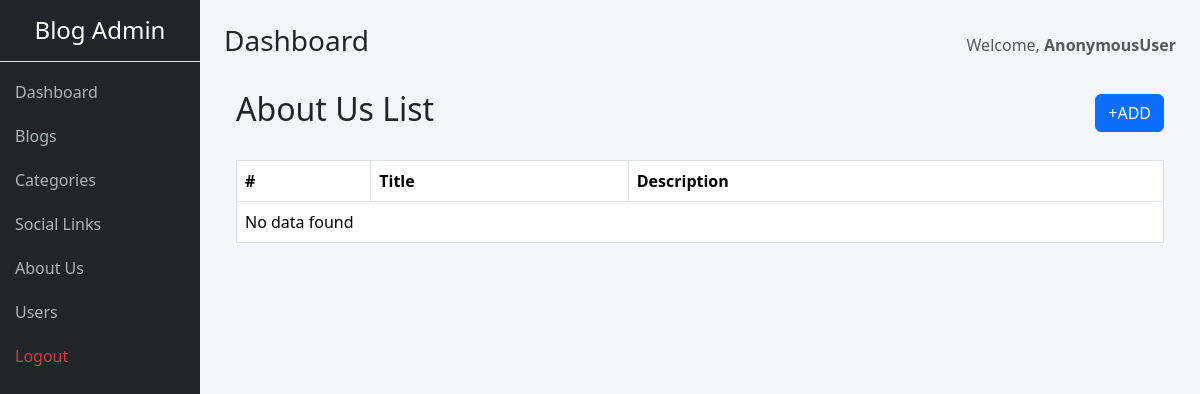
/dashboard/about/, run on an earlier commit of the app's database.
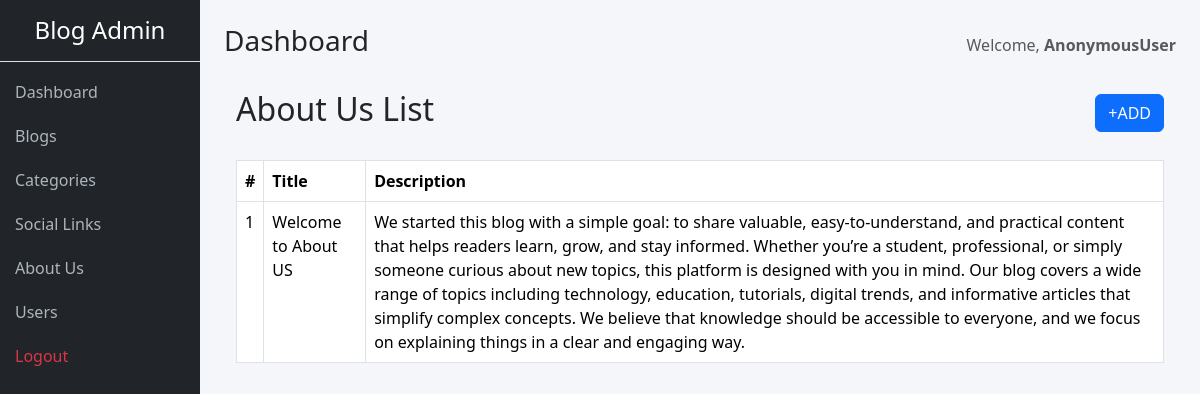
And on a later commit of the database.
### main/models.py (models this page shows, shortened)
class About_us(models.Model):
    title=models.CharField(max_length=200)
    descretion=models.TextField()

### core/views.py (the view)
# urls.py: path('about/',about_list,name='about_list')
def about_list(request):
    abouts = About_us.objects.all()
    context = {
        'abouts': abouts
    }
    return render(request, 'aboutus.html', context)

### core/templates/aboutus.html
{% extends 'base.html' %}
{% block content %}
<div class="container">
    <div class="mb-4">
        <div class="d-flex justify-content-between align-items-center mb-4">
            <h2>About Us List</h2>
            <a href="#" class=" btn btn-primary"> +ADD</a>
        </div>
        <table class="table table-bordered">
            <thead>
                <tr>
                    <th>#</th>
                    <th>Title</th>
                    <th>Description</th>
                </tr>
            </thead>
            <tbody>
                {% for about in abouts %}
                <tr>
                    <td>{{ forloop.counter }}</td>
                    <td>{{ about.title }}</td>
                    <td>{{ about.descretion }}</td>
                </tr>
                {% empty %}
                <tr>
                    <td colspan="3">No data found</td>
                </tr>
                {% endfor %}
            </tbody>
        </table>
    </div>
</div>
{% endblock %}

What changed in the data, as far as the page shows it:
added About_us: title "Welcome to About US", descretion "We started this blog with a simple goal: to share valuable, easy-to-understand, and practical content that helps readers learn, grow, and stay informed. Whether you’re a student, professional, or simply someone curious about new topics, this platform is designed with you in mind. Our blog covers a wide range of topics including technology, education, tutorials, digital trends, and informative articles that simplify complex concepts. We believe that knowledge should be accessible to everyone, and we focus on explaining things in a clear and engaging way."
Also different on the page:
text no longer shown: "No data found"
